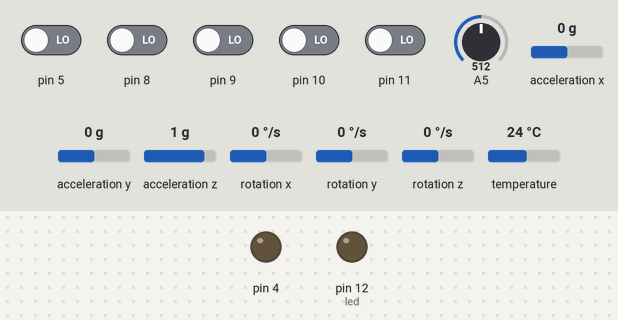
Bench run of a sketch on a simulated Arduino Leonardo, built with avr-gcc and run on an emulated ATmega32U4. Parts: output pins drawn as LEDs (lit = HIGH). Wiring (inferred from the names in the program): MPU-6050 motion sensor at I2C address 0x68. The test bench sets the inputs (shaded band); at power-on: pin 5, pin 8–11 LOW, A5 = 512, acceleration x 0 g, acceleration y 0 g, acceleration z 1 g, rotation x 0 °/s, rotation y 0 °/s, rotation z 0 °/s, temperature 24 °C. USB keyboard and mouse output is not drawn.

Above: at 1.2 s.
1.3 s: pin 5 driven HIGH
At 3.2 s:
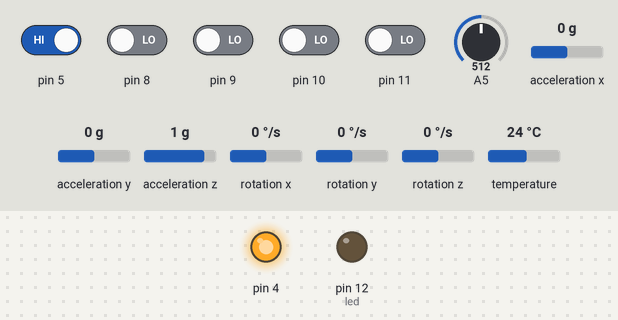
4.2 s: pin 8 driven HIGH
At 5.1 s:
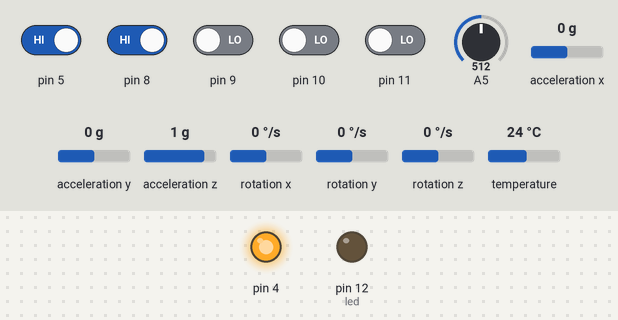
Timing chart, 0 to 7.2 s (numbered marks = the images above; inputs shaded):
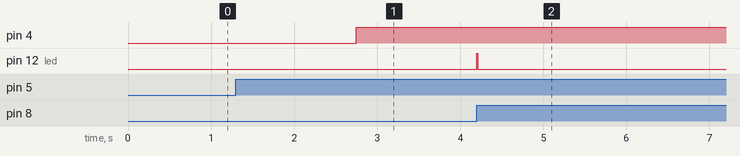

Measured:
- after the input at 1.3 s, pin 4: LOW → HIGH after 1.4 s
- after the input at 4.2 s, pin 12 (led): LOW → HIGH at once, → LOW 0.01 s later

The sketch:

gun_controller.ino
```cpp
#include <Keyboard.h>
#include <Mouse.h>

/*
 * 0x30 DDRF
 * 0x2F PINF
 * 0x2B PORTD
 * 0x2A DDR
 * 0x29 PIND
 * 0x28 PORTC
 * 0x27 DDRC
 * 0x26 PINC
 */


#define F_CPU 16000000UL //16MHZ

//about flag
#define INPUT 10
#define OUTPUT 11
#define HIGH 12
#define LOW 13
#define R 14
#define W 15

/* START_STATE
 * button이 입력되면 해당 기기가 작동을 시작한다.
 * 이는 토글 형식으로, 다시 button을 click하면 state 0으로 돌아간다.
 * 0 : not start
 * 1 : 상보 필터 init, 각 data 초기값 read
 * 2 : 기기 작동
 */

int START_STATE = 0;

//pinMode, read, write method
void _pinMode(unsigned int addr, unsigned int offset, int mode);
int _read(unsigned int addr, unsigned int offset); //PORTC
void _write(unsigned int addr, unsigned int offset, int mode);

//about i2c (MPU_6050)

volatile byte gyro_addr = 0x68; //MPU6050 WHO_AM_I value
int16_t a_x, a_y, a_z, temp, g_x, g_y, g_z; //초기에 i2c로 받아오는 값을 정제한 것을 담아두는 변수
float init_data[6];
float aAngle_x, aAngle_z, gAngle_x, gAngle_z, filter_x =0, filter_z=0, gX, gZ;
uint64_t t_now, t_prev;

void i2c_init();
void i2c_start();
void i2c_stop();
void i2c_addr(unsigned int flag);
byte i2c_read(byte addr);
void i2c_send(byte addr, int flag);
void i2c_write(byte addr, char data);
void getData();

//about ADC (joystick)
uint16_t joy[2];
void readJoystick();
void adc_init();
void adc_clear();
uint16_t adc_read(uint8_t offset);

//about interrupt, delay, timer
uint64_t timer_cnt = 0;
void timer_setup();
void interrupt_setup();
void delay_us(unsigned int time_us);
void delay_ms(unsigned int time_ms);
uint64_t _millis();

void filter_init();
void filter_cal();
void filter_axis();
void filter_gyro();
void calcDT();

float dt = 0;

int8_t btn_prev = 0x00;
int R_light_flag = 0;

void setup() {
  Serial.begin(115200);
  Mouse.begin();
  Keyboard.begin();

  //YELLO LED ON 전원 판단, LED Y C7 , G D4, R D6
  DDRD |= (1<<4);
  DDRD |= (1<<6);
  PORTC |= (1<<7);
  adc_init(); //adc init
  i2c_init(); //i2c init
  i2c_write(0x6B, 0);
  timer_setup();
  interrupt_setup();
  filter_init();
  t_prev = 2.048 * timer_cnt;
}

void loop() {

  switch(START_STATE) {
    case 0:
       if((PINC & (1<<6)) != 0){
        START_STATE++;
       }
       break;
    case 1: //상보필터 초기값 설정 단계
      filter_init();
      t_prev = 2.048 * timer_cnt; //4.0 곱 X 1000ms와 비교하여 2배 나눔
      delay_ms(1000);
      START_STATE++;
      break;

    case 2:
      PORTD |= (1<<4);
      if(R_light_flag == 1) {
        PORTD &= ~(1<<6);
        R_light_flag = 0;
      }
      Keyboard.releaseAll();

      //PORTD |= (1<<4); //작동 모드 돌입 시 green led on
      getData();
      calcDT();
      filter_cal();
      Mouse.move(filter_x/200, filter_z/200);

      //read joystick data
      joy[0] = adc_read(1);
      //adc_clear(); adc 재입력 오류
      //joy[1] = adc_read(2);

       if(joy[0] > 700) {
        Keyboard.press('W');
      } else if(joy[0] < 400) {
        Keyboard.press('S');
      }

      //button 한 번 더 누르면 state 0으로 복귀
      if((PINC & (1<<6) != 0)) {
        START_STATE = 0;
      }

      break;
  }
}


/* readJoystck: 조이스틱의 x, y축 adc 값을 가져온다.
 *  joy[0] = x축 data (전진 정보)
 *  joy[1] = y축 data (좌우 이동)
*/
void readJoystick() {
  joy[0] = adc_read(MUX0);
  joy[1] = adc_read(MUX1);
}

//compare with previous state
boolean btnClicked(int pin, int pin_prev) {
  int mask = 1 ;
  if(pin != 0) { pin = 1; }
  if(((pin & mask) == 1) && (pin_prev & mask) != 1){
    return true;
  }
  else return false;
}

/* _pinMode : DDR pin setup (data enable)
 * mode flag에 따라 값을 0으로 쓸 것인지 1로 쓸 것인지 결정한다.
 * INPUT: 해당 addr, offset 0으로 setting
 * OUTPUT: 해당 addr, offset 1으로 setting
 */

void _pinMode(unsigned int addr, volatile unsigned int offset, int mode) {
   unsigned int *reg = (unsigned int *)addr;
   if(mode == INPUT) *reg &= ~offset;
   else *reg |= offset;
}

// _read : 해당 addr의 data 값을 읽어온다.
int _read(unsigned int addr,unsigned int offset){
  unsigned int *reg = (unsigned int *)addr; //PDSR
  return (*reg & (offset));
  //if 0 -> pull down, not pushed / 2^ -> pushed
}

// _write : mode에 따라 data를 PORT register에 쓰게 된다. LOW = 0, HIGH = 1 flag
void _write(unsigned int addr, volatile unsigned int offset, int mode) {
   unsigned int *reg = (unsigned int *)addr;
  if(mode == LOW) *reg &= ~offset;
  else *reg |= offset;
}
/*
 * i2c_init : master send init, the code from atmega32u4 datasheet at 236 page
 * SCL, SDA pin의 DDR 값을 0으로 setting하고, TWBR= 72 (100KHz at F_CPU = 16 MHZ)
 * TWI start register를 0으로 setting한다.
 */
void i2c_init() {
  _pinMode(0x2A, (1<<0), INPUT); //SCL
  _pinMode(0x2A, (1<<1), INPUT); //SDA setting 0

  TWBR = 72; //bit speed setting, frequency = 100kHz at CPU 16MHZ
  TWSR = 0; //TWI state register, set 0
}
/*
 * i2c_start : send start condition
 * TWCR 레지스터의 TWINT, TWSTA, TWEN을 1로 setting하고,
 * TWINT가 0으로 setting되면 slave로부터 ACK을 받았음을 알 수 있다.
 */
void i2c_start() {
  TWCR = (1<<TWINT) | (1 <<TWSTA) | (1<<TWEN); //send START condition
  while(!(TWCR & (1 <<TWINT))) ; //wait for TWINT flag set 0 (ACK received)
}

/*
 * i2c_send : 해당하는 addr에 read, write flag로 데이터를 전송한다.
 * Write = 0 / Read = 1이며, TWCR -> TWINT, TWEN(Send) -> TWINT 0 (ACK 수신 확인)
 */

void i2c_send(byte addr, int flag) {
  if(flag == W) {
    TWDR = (addr << 1); //address MPU_6050
  } else {
    TWDR = (addr << 1) + 1;
  }

  TWCR = (1 << TWINT) | (1<<TWEN);
  while(!(TWCR & (1 <<TWINT))) ; //wait for TWINT flag set
}

/*
 * i2c_stop : STOP
 * TWCR의 TWSTA flag 대신 TWSTO flag를 설정하고
 * STOP bit가 0으로 바뀌길 기다린다.
 */

void i2c_stop() {
  TWCR = (1<<TWINT) | (1 <<TWSTO) | (1<<TWEN);
  while(!(TWCR & (1 <<TWSTO))) ;
}

/*
 * i2c_read : 해당하는 addr에서 data를 읽은 뒤, 읽은 데이터를 data 변수에 넣고, 반환한다.
 * <DATA READ 통신 과정>
 * START -> SLAVE ADDR+0 -> ACK -> ADDR -> RESTART -> SLAVE ADDR+ 1 -> ACK
 * -> ACK(READ DATA) -> STOP -> DELAY
*/
byte i2c_read(byte addr) {

  byte data;

  i2c_start(); //start
  i2c_send(gyro_addr, W); //slave addr + 0

  TWDR = addr; //slave의 접근할 register의 어드레스 값
  TWCR = (1 << TWINT) | (1<<TWEN);
  while( !(TWCR & (1 <<TWINT)));
  if((TWSR & 0xF8) != 0x28) { //check value of twi status register
    //Serial.println("Error at TW_MT_DATA_ACK"); //at ACK
    //0x28 = TW_MT_DATA_ACK FLAG
  }

  i2c_start(); //restart
  i2c_send(gyro_addr, R); //slave addr + 1

  //receive data ack (before Ack, Ack (2))
  TWCR = (1 << TWINT) | (1<<TWEN);
  while( !(TWCR & (1 <<TWINT))); //여기서 수신받은 정보가 TWDR에 쓰임

  data = TWDR;
  i2c_stop();

  delay_us(50); //바로 데이터 읽으면 오류 발생, 이를 방지하기 위한 딜레이
  //TWI이므로 에러가 발생했을 것이라 유추

  return data;
}

/*
 * i2c_write : master write data to slave
 * <통신 과정>
 * START -> slave addr + 0 -> ACK -> ADDR -> ACK -> data -> ACK -> STOP
 */
void i2c_write(byte addr, char data) {
  i2c_start(); //start
  i2c_send(gyro_addr, W); //addr

  //ADDR 전송 -> ACK
  TWDR = addr;
  TWCR = (1 << TWINT) | (1<<TWEN);
  while( !(TWCR & (1 <<TWINT)));

  //data 전송 -> ACK
  TWDR = data; //data addr
  TWCR = (1 << TWINT) | (1<<TWEN);
  while( !(TWCR & (1 <<TWINT)));

  i2c_stop(); //stop
  delay_us(50);
}

/*
 * getData : i2c 통신을 통해 MPU_6050의 레지스터에 접근하여
 * 값을 읽고, 이를 정제하여 a_x, ..., g_z 변수에 저장해 놓는다.
 */
void getData(){
  byte gyro_data[14];

  for(int i = 0 ; i < 14 ; i++) {
    gyro_data[i] = i2c_read(0x3B + i);
  }

  a_x = (int)gyro_data[0]<<8|(int)gyro_data[1];
  a_y = (int)gyro_data[2]<<8|(int)gyro_data[3];
  a_z = (int)gyro_data[4]<<8|(int)gyro_data[5];
  temp = (int)gyro_data[6]<<8|(int)gyro_data[7];
  g_x = (int)gyro_data[8]<<8|(int)gyro_data[9];
  g_y = (int)gyro_data[10]<<8|(int)gyro_data[11];
  g_z = (int)gyro_data[12]<<8|(int)gyro_data[13];
}

/* adc_init : adc 초기화 함수
 * 해당 함수 내부에서 adc prescaler size를 조정해 변환 속도를 제어하고
 * using voltage를 정의한 뒤, ADC enable pin을 setting해준다.
 */
void adc_init() {
    //to set ADC Prescaler 128 16MHz/128 ->
    //따라서 ADC 변환 속도는 8MHZ로 세팅되어 있다.
    ADCSRA |= (1<<ADPS0) |(1<<ADPS1) | (1<<ADPS2)  | (1<<ADATE);

    _write(0x7C,(1<<6), HIGH); //setting adc voltage (using AVCC) REFS0
    _write(0x7A,(1<<7), HIGH); //ADC enable setting
}

/* adc_read : adc read 함수
 * ADC로 변환시킬 데이터의 offset을 받아온다. X축 :MUX0, Y축: MUX1
 * ADMUX register에서 해당 FLAG를 1로 setting하고 ADCSRA register의
 * ADSC를 1로 setting하여 변환을 시작한다. 변환이 종료되면 ADIF -> 0
 * 아까의 MUX FLAG를 0으로 바꾸어 주고, ADCL + ADCH = ADCW를 반환한다.
 */
uint16_t adc_read(uint8_t offset)
{
   if(offset == 1) {
    ADMUX |= (MUX0);
   } else {
    ADMUX |= (MUX1);
   }
   ADCSRA |= (1<<ADSC) | (1<<ADEN); //adc start
   while(ADCSRA&(1<<ADIF)); //wait (after conversion, register / ADIF flag set zero)
  //   ADMUX &= ~offset; //clear select bit
   return ADCW;  //return ADC value (ADCL + ADCH)
}


 /* interrupt_setup : 초기 인터럽트 setup
  * PCICR, PCIFR의 PCIE0, PCIF0 flag를 setting하여 interrupt 사용을 알리고
  * PCMSK0에서 7, 6, 5, 4 (PCINT num) 인터럽트에 사용한다는 것을 setting한다.
  * pin change mode 인터럽트로서 vector는 PCINT0_vect이며, 해당 line에 bit값이 변하면 실행된다.
  */
void interrupt_setup() {

  PCICR |= (1 << PCIE0);
  PCIFR |= (1 << PCIF0); //Interrupt flag is set for
  PCMSK0 |= (1 << PCINT7) | (1<<PCINT6) | (1<<PCINT5) | (1<<PCINT4);
  sei();
}

//PB7 PB6 PB5 PB4 순
//interrupt routine 실행되는 곳, 버튼이 눌렸을 때 적합한 일처리를 시행한다.
ISR(PCINT0_vect) { //interrupt button control
  R_light_flag = 1;
  PORTD |= (1<<6); //R led ON
  if((PINB & (1<<4)) != 0) {
    Keyboard.print('R');
  } else if((PINB & (1<<5)) != 0) {
    Keyboard.print('V');
  } else if((PINB & (1<<6)) != 0) {
    Keyboard.print('E');
  } else if((PINB & (1<<7)) != 0) {
    Mouse.click();
  }
}


/*  fitler_init
 *  해당 함수는 자이로, 가속도 센서 setup 부에서 사용되는 함수로서,
 *  값을 여러 번(현재 10번) 읽고 sum을 구한 뒤, 이를 통해 도출된 평균값을
 *  init_data에 저장한다. initial data 값과 변경된 상태 데이터 값의
 *  차이를 통해 mouse의 변화량을 제어하게 된다.
 */
void filter_init() {
  double sum[6]; //sum을 담아 놓을 변수
  for(int i = 0; i < 10; i++) {
    getData(); //MPU_6050으로부터 data read
    sum[0] += (double) a_x;
    sum[1] += (double) a_y;
    sum[2] += (double) a_z;
    sum[3] += (double) g_x;
    sum[4] += (double) g_y;
    sum[5] += (double) g_z;
  }
  for(int i = 0; i < 6; i++) {
    init_data[i] = sum[i] / (float)10;
  }
}

/* filter_axis
 * 마우스를 제어하기 위해 x, z 부분의 angle이 필요하다.
 * 해당 함수는 axis를 이용해 각을 구하는 것이다.
 * angel(x) = 중력 가속도의 영향을 받아 해당 부분의 angle은 구할 수 없다.
 * angle(z) = arctan(AcY / sqrt(AcX*AcX + AcZ*AcZ)) * 180 / PI
*/
void filter_axis() {
  float AcX, AcY, AcZ;

  //now data에서 init data의 차를 바탕으로 계산한다.
  AcX = (float) a_x - init_data[0] + 16384; //중력가속도 제외
  AcY = (float) a_y - init_data[1];
  AcZ = (float) a_z - init_data[2];

  aAngle_z = atan(AcY / sqrt(pow(AcX,2)+pow(AcZ,2))) * (180/PI);
  aAngle_x = atan(sqrt(pow(AcY,2)+pow(AcZ,2))/ AcX) * (180/PI);
}


void filter_gyro() {
  gX = (float) g_x - init_data[3] / 131;
  gZ = (float) g_z - init_data[5] / 131; //about MPU6050 datasheet 1sec

  gAngle_x += gX * dt; //적분값
  gAngle_z += gZ * dt;
}

//센서 계산값
void filter_cal() {
  filter_axis();
  filter_gyro();

  float prev_angle_x, prev_angle_z;

  prev_angle_x = filter_x + gX * dt;
  prev_angle_z = filter_z + gZ * dt;

  filter_x = 0.96 * prev_angle_x + 0.04 * aAngle_x; //alpha 0.96
  filter_z = 0.96 * prev_angle_z + 0.04 * aAngle_z;

}

void calcDT() {
  t_now = 2.048 * timer_cnt;
  dt = (t_now - t_prev) / 1000.00;
  t_prev = t_now;
}


 // for 16MHz
void delay_us(unsigned int time_us)    // Time delay for 1us
{
   unsigned int i;
   for(i=0; i<time_us*2; i++) //4
   {
      asm volatile(" PUSH R0 "); //2
      asm volatile(" POP R0 "); //2 = 8*2 = 16 cycles
   }
}

void delay_ms(unsigned int time_ms)
{
   unsigned int i;
   for(i=0; i<time_ms; i++)
   {
      delay_us(1000);
   }
}

void timer_setup() {
  TCCR1B |= (1<<CS10); //분주비
  TIMSK1 |= (1<<TOIE1); //timer가 overflow가 일어나면 interrupt를 거는 bit set
  sei();
}

ISR(TIMER1_OVF_vect){
   timer_cnt++;
}

uint64_t _millis() {
  return timer_cnt;
}
```
